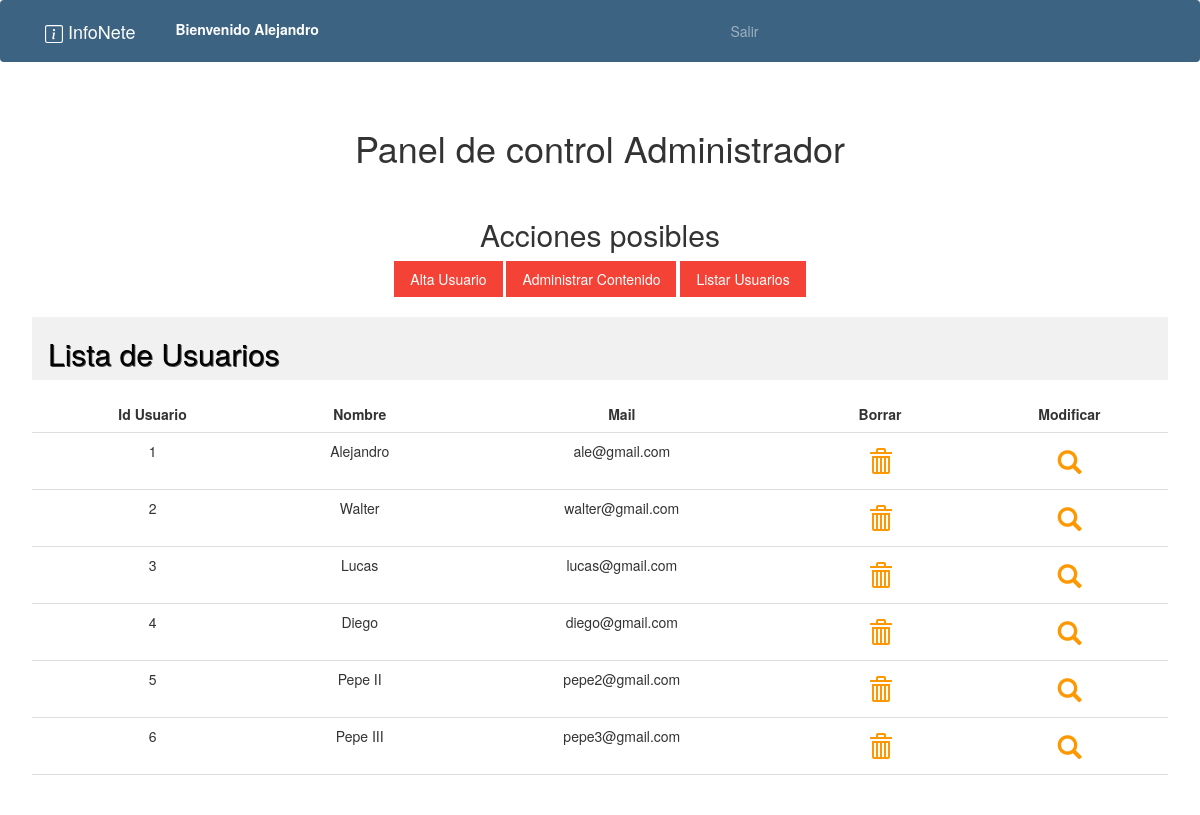
Screenshot of /interno.php?page=listarUsuario (signed in) with the database file from the repository.
### tables this page shows
CREATE TABLE Usuario    				
(
Id_usuario int NOT NULL auto_increment,
Nro_doc int NOT NULL,
Cod_doc int NOT NULL,
Nombre varchar(50),
Mail varchar(64),
Telefono int,
Cod_Localidad int NOT NULL,										
Cod_Usuario int NOT NULL,										 
Pass varchar(50),																						
Cod_Suscripcion int,
CONSTRAINT PK_Usuario PRIMARY KEY (Id_usuario),
CONSTRAINT FK_Usuario_Documento FOREIGN KEY (Cod_doc) REFERENCES Tipo_doc (Cod_doc),
CONSTRAINT FK_Usuario_Suscripcion FOREIGN KEY (Cod_Suscripcion) REFERENCES Suscripcion (Cod_Suscripcion),
CONSTRAINT FK_Usuario_Localidad FOREIGN KEY (Cod_Localidad) REFERENCES Localidad (Cod_Localidad),
CONSTRAINT FK_Usuario_Rol FOREIGN KEY (Cod_Usuario) REFERENCES Rol (Cod_Rol) 
);

### controller/AdministradorController.php (called while the page is built, shortened)
<?php
class AdministradorController
{
    private $modelo;
        public function __construct(){
            $this->modelo = new AdminModel();
        }
        public function executeListarUsuario(){
            $this->modelo->executeListarUsuario();
            include_once("view/adm/panelControl.php");
        }
}

### helper/Database.php (called while the page is built, shortened)
<?php
class Database{
    private $conexion;
    public function __construct(){
        $configuracion = parse_ini_file("config/config.ini");
        $servername = $configuracion["servername"];
        $username = $configuracion["username"];
        $dbname =  $configuracion["dbname"];
        $password =  $configuracion["password"];
        $conn = new mysqli($servername, $username, $password);
        $conn->select_db($dbname);
        $this->conexion = $conn;
    }
    public function queryBuscarUsuario(){
        $stmt = $this->conexion->prepare("SELECT * FROM Usuario");
        $stmt->execute();
        $result = $stmt->get_result();
    }
}

### model/AdminModel.php (called while the page is built, shortened)
<?php
include_once("helper/Database.php");
class AdminModel
{
    private $conexion;
    public function __construct(){
        $this->conexion = new Database();
    }
    public function executeListarUsuario(){
       $this->conexion->queryBuscarUsuario();
    }
}

### view/adm/panelControl.php (the view, shortened to what this page needs)
<?php
if(isset($_SESSION["usuarioOK"])) {
    ?>
    <html>
    <link rel="stylesheet" href="css/estilos.css">
    <link rel="stylesheet" href="https://maxcdn.bootstrapcdn.com/bootstrap/3.3.6/css/bootstrap.min.css">
    <body>
    <div class="w3-container w3-center">
        <h1 class="w3-center">Panel de control Administrador</h1>
        <br>
        <h2 class="w3-center">Acciones posibles</h2>
        <div class="w3-center">
            <div class="w3-bar">
                <a href="interno.php?page=registrar" class="w3-btn w3-red" style="text-decoration: none">Alta Usuario</a>
                <a href="interno.php?page=admRevista" class="w3-btn w3-red" style="text-decoration: none">Administrar Contenido</a>
                <a href="interno.php?page=listarUsuario" class="w3-btn w3-red" style="text-decoration: none">Listar Usuarios</a>
        </div>
        <br>
        <?php
        if(isset($_SESSION["usuarios"])) {
        echo "<div class='w3-container'>";
        echo    "<div class='w3-container w3-light-grey w3-left-align w3-margin-top w3-margin-bottom'>";
        echo        "<h2 style='text-shadow:1px 1px 0 #444'>Lista de Usuarios</h2>";
        echo    "</div>";
        echo    "<table class='w3-table w3-bordered w3-centered'>";
        echo        "<tr>";
        echo            "<th>Id Usuario</th>";
        echo            "<th>Nombre</th>";
        echo            "<th>Mail</th>";
        echo            "<th>Borrar</th>";
        echo            "<th>Modificar</th>";
        echo        "</tr>";
        }?>
                <?php
                if(isset($_SESSION["usuarios"])) {
                    $usuarios = $_SESSION["usuarios"];
                    $tam = sizeof($usuarios);
                    for ($i = 1; $i <= $tam; $i++) {
                        $posUsuario = explode("-", $usuarios[$i]);
                        echo "<tr>";
                        echo "<td>$posUsuario[0]</td>";
                        echo "<td>$posUsuario[1]</td>";
                        echo "<td>$posUsuario[2]</td>";
                        echo "<td>";
                        echo"<a class='w3-padding w3-xlarge w3-text-orange glyphicon glyphicon-trash'href='interno.php?page=eliminarUsuario&idUsiario=$posUsuario[0]'/>";
                        echo "</td>";
                        echo "<td>";
                        echo"<a class='w3-padding w3-xlarge w3-text-orange glyphicon glyphicon-search w3-center' href='interno.php?page=modifUsuario&idUsiario=$posUsuario[0]'/>";
                        echo "</td>";
                        echo"</tr>";
                    }
                }
                ?>
            </table>
        </div>
        <br>
        <br>
    </div>
    </body>
    </html>
    <?php
}else{
    header("Location: index.php");
    exit();
}
?>

### view/partial/header.php (shortened to what this page needs)
<?php
if(isset($_SESSION["usuarioOK"])) {
    $usuario = $_SESSION["usuarioOK"];
    $pos = explode("-", $usuario);
    }
?>
<!DOCTYPE html>
<html>
    <head>
        <link rel="stylesheet" href="view/css/bootstrap.min.css">
        <link rel="stylesheet" href="view/css/estilos.css">
        <link rel="stylesheet" href="view/css/style.css">
        <link rel="stylesheet" href="view/css/w3.css">
    </head>
    <body>
    <nav class="navbar navbar-expand-lg navbar-dark bg-primary fixed-top">
        <div class="container">
            <a class="navbar-brand" href="index.php">
                <span>
                </span> InfoNete
            </a>
            <div class="collapse navbar-collapse align-content-center">
                <ul class="navbar-nav ml-auto align-content-center">
                    <li class="nav-item active align-content-center">
                        <?php if(isset($_SESSION["usuarioOK"])) { ?>
                            <label>Bienvenido <?php echo $pos[1];?></label>
                        <?php } ?>
                    </li>
                </ul>
            </div>
            <div class="collapse navbar-collapse" id="navbarResponsive">
                <ul class="navbar-nav ml-auto">
                    <?php if(isset($_SESSION["usuarioOK"])) {
                     ?>
                    <li class="nav-item">
                        <a class="nav-link" href="view/logOut.php">Salir</a>
                    </li>
                    <?php
                    }
                    ?>
                </ul>
            </div>
        </div>
    </nav>
<div class="w3-content" style="max-width:2000px;margin-top:46px">

### interno.php (shortened to what this page needs)
<?php
include_once("view/partial/header.php");
$page = isset($_GET[ "page" ]) ? $_GET[ "page" ] : "inicioAdm";
switch ($page){
    case "listarUsuario":
        include_once("controller/AdministradorController.php");
        $controller = new AdministradorController();
        $controller->executeListarUsuario();
        break;
}
?>

### view/css/estilos.css (style rules this page uses)
body { padding-top: 0px; }
.bg-primary { background-color: #3c6382 !important; }
.container { position: relative; }

### view/css/w3.css (style rules this page uses)
*,*:before,*:after { box-sizing:inherit }
html { -ms-text-size-adjust:100%;-webkit-text-size-adjust:100% }
body { margin:0 }
article,aside,details,figcaption,figure,footer,header,main,menu,nav,section { display:block }
a { background-color:transparent }
html,body { font-family:Verdana,sans-serif;font-size:15px;line-height:1.5 }
html { overflow-x:hidden }
h1 { font-size:36px }
h2 { font-size:30px }
h1,h2,h3,h4,h5,h6 { font-family:"Segoe UI",Arial,sans-serif;font-weight:400;margin:10px 0 }
a { color:inherit }
.w3-table,.w3-table-all { border-collapse:collapse;border-spacing:0;width:100%;display:table }
.w3-bordered tr,.w3-table-all tr { border-bottom:1px solid #ddd }
.w3-centered tr th,.w3-centered tr td { text-align:center }
.w3-table td,.w3-table th,.w3-table-all td,.w3-table-all th { padding:8px 8px;display:table-cell;text-align:left;vertical-align:top }
.w3-table th:first-child,.w3-table td:first-child,.w3-table-all th:first-child,.w3-table-all td:first-child { padding-left:16px }
.w3-btn,.w3-button { border:none;display:inline-block;padding:8px 16px;vertical-align:middle;overflow:hidden;text-decoration:none;color:inherit;background-color:inherit;text-align:center;cursor:pointer;white-space:nowrap }
.w3-btn,.w3-button { -webkit-touch-callout:none;-webkit-user-select:none;-khtml-user-select:none;-moz-user-select:none;-ms-user-select:none;user-select:none }
.w3-bar { width:100%;overflow:hidden }
.w3-center .w3-bar { display:inline-block;width:auto }
.w3-container:after,.w3-container:before,.w3-panel:after,.w3-panel:before,.w3-row:after,.w3-row:before,.w3-row-padding:after,.w3-row-padding:before, .w3-cell-row:before,.w3-cell-row:after,.w3-clear:after,.w3-clear:before,.w3-bar:before,.w3-bar:after { content:"";display:table;clear:both }
.w3-content,.w3-auto { margin-left:auto;margin-right:auto }
.w3-content { max-width:980px }
.w3-container,.w3-panel { padding:0.01em 16px }
.w3-xlarge { font-size:24px!important }
.w3-left-align { text-align:left!important }
.w3-center { text-align:center!important }
.w3-margin-top { margin-top:16px!important }
.w3-margin-bottom { margin-bottom:16px!important }
.w3-padding { padding:8px 16px!important }
.w3-red,.w3-hover-red:hover { color:#fff!important;background-color:#f44336!important }
.w3-light-grey,.w3-hover-light-grey:hover,.w3-light-gray,.w3-hover-light-gray:hover { color:#000!important;background-color:#f1f1f1!important }
.w3-text-orange,.w3-hover-text-orange:hover { color:#ff9800!important }

### rows the page displays
usuario: Id_usuario "1", Nombre "Alejandro", Mail "ale@gmail.com"
usuario: Id_usuario "2", Nombre "Walter", Mail "walter@gmail.com"
usuario: Id_usuario "3", Nombre "Lucas", Mail "lucas@gmail.com"
usuario: Id_usuario "4", Nombre "Diego", Mail "diego@gmail.com"
usuario: Id_usuario "5", Nombre "Pepe II", Mail "pepe2@gmail.com"
usuario: Id_usuario "6", Nombre "Pepe III", Mail "pepe3@gmail.com"

### other values shown
$pos[1] "Alejandro"
